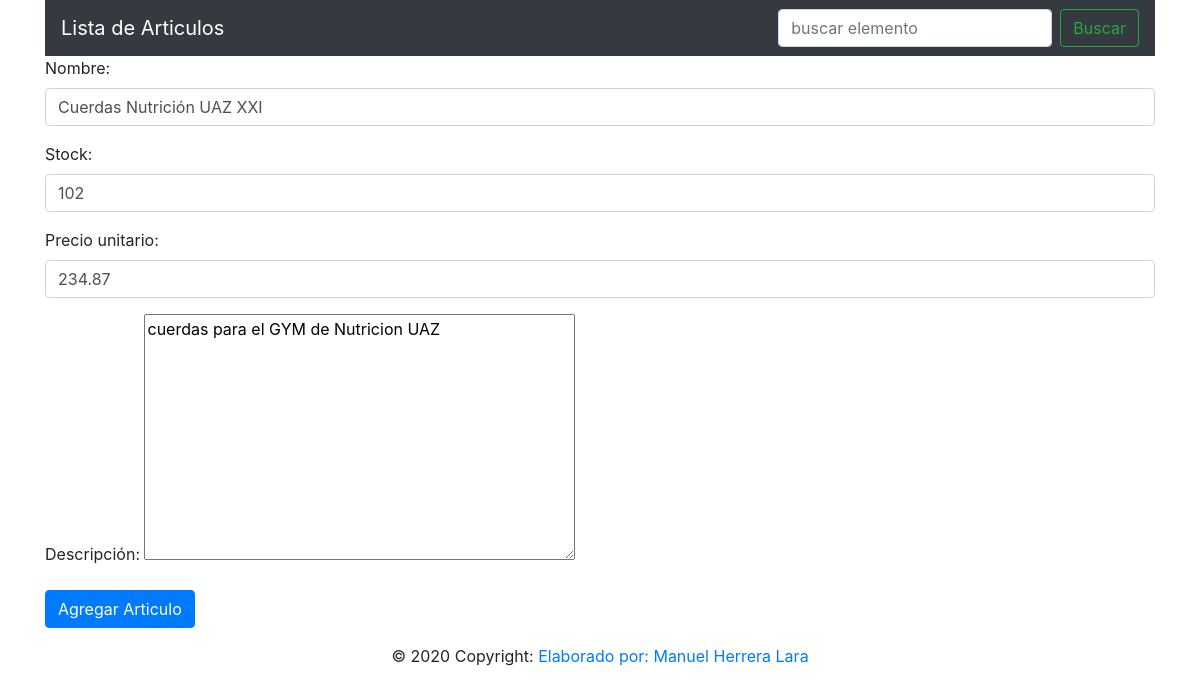
Page /articulos/34/actualizar/ on the committed database.
### articulos/models.py (models this page shows, shortened)
class Articulo(models.Model):
    nombre = models.CharField("Nombre", max_length=100, validators=[
                              MaxLengthValidator(100)])
    cantidad = models.IntegerField("Stock", validators=[validate_cantidad])
    precio = models.DecimalField(
        "Precio unitario", max_digits=10, decimal_places=2)
    descripcion = models.TextField("Descripción", null=True, blank=True)

### articulos/views.py (the view)
# urls.py: path('<int:id_articulo>/actualizar/', views.actualizar, name='actualizar'),
def actualizar(request, id_articulo):
    instance = get_object_or_404(Articulo, pk=id_articulo)
    form = ArticuloForm(request.POST or None, instance=instance)
    if request.method == 'POST':
        if form.is_valid():
            instance = form.save(commit=False)
            instance.save()
            return redirect('articulos:lista_articulos')
    return render(request, 'articulos/agregar_articulos.html', {'form': form})

### articulos/forms.py
class ArticuloForm(ModelForm):
    class Meta:
        model = Articulo
        fields = '__all__'
        widgets = {
            'nombre': TextInput(attrs={
                'class': 'form-control', 'placeholder': 'Nombre del articulo'
            }),
            'cantidad': NumberInput(attrs={
                'class': 'form-control', 'placeholder': 'Cantidad'
            }),
            'precio': NumberInput(attrs={
                'class': 'form-control', 'placeholder': 'Precio'
            }),
        }
        error_messages = {
            'nombre': {'max_length': LONGITUD_MAXIMA}
        }

### articulos/templates/articulos/agregar_articulos.html (shortened to what this page needs)
{% extends 'articulos/base.html' %}
{% block content %}
    <div class="container">
        <form action="" method="post">
            {{ form.as_p }}
            <input type="submit" value="Agregar Articulo" class="btn btn-primary">
        </form>
    </div>
{% endblock %}

### rows in the picture
Articulo: nombre "Cuerdas Nutrición UAZ XXI", cantidad "102", precio "234.87", descripcion "cuerdas para el GYM de Nutricion UAZ"
